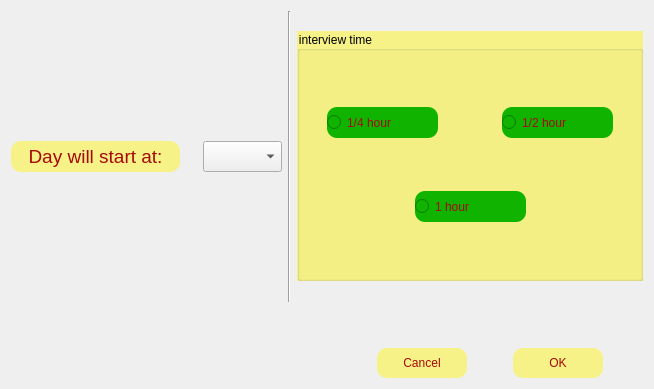
<?xml version="1.0" encoding="UTF-8"?>
<ui version="4.0">
 <class>ClinicDayTime</class>
 <widget class="QDialog" name="ClinicDayTime">
  <property name="enabled">
   <bool>true</bool>
  </property>
  <property name="geometry">
   <rect>
    <x>0</x>
    <y>0</y>
    <width>654</width>
    <height>389</height>
   </rect>
  </property>
  <property name="sizePolicy">
   <sizepolicy hsizetype="Fixed" vsizetype="Preferred">
    <horstretch>0</horstretch>
    <verstretch>0</verstretch>
   </sizepolicy>
  </property>
  <property name="windowTitle">
   <string>Dialog</string>
  </property>
  <layout class="QVBoxLayout" name="verticalLayout_4">
   <item>
    <layout class="QHBoxLayout" name="horizontalLayout_4">
     <item>
      <layout class="QVBoxLayout" name="verticalLayout_2" stretch="0,0,0">
       <item>
        <spacer name="verticalSpacer">
         <property name="orientation">
          <enum>Qt::Vertical</enum>
         </property>
         <property name="sizeHint" stdset="0">
          <size>
           <width>20</width>
           <height>40</height>
          </size>
         </property>
        </spacer>
       </item>
       <item>
        <layout class="QHBoxLayout" name="horizontalLayout">
         <item>
          <widget class="QLabel" name="label">
           <property name="minimumSize">
            <size>
             <width>169</width>
             <height>20</height>
            </size>
           </property>
           <property name="styleSheet">
            <string notr="true">background-color: rgba(255, 245, 3, 112);
border-radius: 10px;</string>
           </property>
           <property name="text">
            <string>&lt;html&gt;&lt;head/&gt;&lt;body&gt;&lt;p align=&quot;center&quot;&gt;&lt;span style=&quot; font-size:14pt; color:#a60909;&quot;&gt;Day will start at:&lt;/span&gt;&lt;/p&gt;&lt;/body&gt;&lt;/html&gt;</string>
           </property>
          </widget>
         </item>
         <item>
          <spacer name="horizontalSpacer">
           <property name="orientation">
            <enum>Qt::Horizontal</enum>
           </property>
           <property name="sizeType">
            <enum>QSizePolicy::Fixed</enum>
           </property>
           <property name="sizeHint" stdset="0">
            <size>
             <width>17</width>
             <height>20</height>
            </size>
           </property>
          </spacer>
         </item>
         <item>
          <widget class="QComboBox" name="choose_hour_combo">
           <property name="minimumSize">
            <size>
             <width>79</width>
             <height>31</height>
            </size>
           </property>
           <property name="styleSheet">
            <string notr="true"/>
           </property>
          </widget>
         </item>
        </layout>
       </item>
       <item>
        <spacer name="verticalSpacer_2">
         <property name="orientation">
          <enum>Qt::Vertical</enum>
         </property>
         <property name="sizeHint" stdset="0">
          <size>
           <width>20</width>
           <height>40</height>
          </size>
         </property>
        </spacer>
       </item>
      </layout>
     </item>
     <item>
      <widget class="Line" name="line">
       <property name="orientation">
        <enum>Qt::Vertical</enum>
       </property>
      </widget>
     </item>
     <item>
      <layout class="QVBoxLayout" name="verticalLayout_3">
       <item>
        <spacer name="verticalSpacer_4">
         <property name="orientation">
          <enum>Qt::Vertical</enum>
         </property>
         <property name="sizeHint" stdset="0">
          <size>
           <width>20</width>
           <height>40</height>
          </size>
         </property>
        </spacer>
       </item>
       <item>
        <widget class="QGroupBox" name="groupBox">
         <property name="minimumSize">
          <size>
           <width>0</width>
           <height>250</height>
          </size>
         </property>
         <property name="styleSheet">
          <string notr="true">font: oblique 13pt &quot;Umpush&quot;;
background-color: rgba(255, 245, 3, 112);</string>
         </property>
         <property name="title">
          <string>interview time</string>
         </property>
         <layout class="QVBoxLayout" name="verticalLayout">
          <item>
           <layout class="QHBoxLayout" name="horizontalLayout_2">
            <item>
             <widget class="QRadioButton" name="quarter_radio">
              <property name="sizePolicy">
               <sizepolicy hsizetype="Fixed" vsizetype="Fixed">
                <horstretch>0</horstretch>
                <verstretch>0</verstretch>
               </sizepolicy>
              </property>
              <property name="minimumSize">
               <size>
                <width>111</width>
                <height>31</height>
               </size>
              </property>
              <property name="styleSheet">
               <string notr="true">background-color: rgb(15, 179, 0);
color: #a60909;
border-radius: 10px;</string>
              </property>
              <property name="text">
               <string>1/4 hour</string>
              </property>
             </widget>
            </item>
            <item>
             <spacer name="horizontalSpacer_2">
              <property name="orientation">
               <enum>Qt::Horizontal</enum>
              </property>
              <property name="sizeType">
               <enum>QSizePolicy::Fixed</enum>
              </property>
              <property name="sizeHint" stdset="0">
               <size>
                <width>40</width>
                <height>20</height>
               </size>
              </property>
             </spacer>
            </item>
            <item>
             <widget class="QRadioButton" name="half_radio">
              <property name="sizePolicy">
               <sizepolicy hsizetype="Fixed" vsizetype="Fixed">
                <horstretch>0</horstretch>
                <verstretch>0</verstretch>
               </sizepolicy>
              </property>
              <property name="minimumSize">
               <size>
                <width>111</width>
                <height>31</height>
               </size>
              </property>
              <property name="styleSheet">
               <string notr="true">background-color: rgb(15, 179, 0);
color: #a60909;
border-radius: 10px;</string>
              </property>
              <property name="text">
               <string>1/2 hour</string>
              </property>
             </widget>
            </item>
           </layout>
          </item>
          <item>
           <layout class="QHBoxLayout" name="horizontalLayout_3">
            <item>
             <spacer name="horizontalSpacer_3">
              <property name="orientation">
               <enum>Qt::Horizontal</enum>
              </property>
              <property name="sizeHint" stdset="0">
               <size>
                <width>40</width>
                <height>20</height>
               </size>
              </property>
             </spacer>
            </item>
            <item>
             <widget class="QRadioButton" name="one_hour_radio">
              <property name="sizePolicy">
               <sizepolicy hsizetype="Fixed" vsizetype="Fixed">
                <horstretch>0</horstretch>
                <verstretch>0</verstretch>
               </sizepolicy>
              </property>
              <property name="minimumSize">
               <size>
                <width>111</width>
                <height>31</height>
               </size>
              </property>
              <property name="styleSheet">
               <string notr="true">background-color: rgb(15, 179, 0);
color: #a60909;
border-radius: 10px;</string>
              </property>
              <property name="text">
               <string>1 hour</string>
              </property>
             </widget>
            </item>
            <item>
             <spacer name="horizontalSpacer_4">
              <property name="orientation">
               <enum>Qt::Horizontal</enum>
              </property>
              <property name="sizeHint" stdset="0">
               <size>
                <width>40</width>
                <height>20</height>
               </size>
              </property>
             </spacer>
            </item>
           </layout>
          </item>
         </layout>
        </widget>
       </item>
       <item>
        <spacer name="verticalSpacer_3">
         <property name="orientation">
          <enum>Qt::Vertical</enum>
         </property>
         <property name="sizeType">
          <enum>QSizePolicy::Expanding</enum>
         </property>
         <property name="sizeHint" stdset="0">
          <size>
           <width>20</width>
           <height>40</height>
          </size>
         </property>
        </spacer>
       </item>
      </layout>
     </item>
    </layout>
   </item>
   <item>
    <spacer name="verticalSpacer_5">
     <property name="orientation">
      <enum>Qt::Vertical</enum>
     </property>
     <property name="sizeType">
      <enum>QSizePolicy::Fixed</enum>
     </property>
     <property name="sizeHint" stdset="0">
      <size>
       <width>20</width>
       <height>40</height>
      </size>
     </property>
    </spacer>
   </item>
   <item>
    <layout class="QHBoxLayout" name="horizontalLayout_6">
     <item>
      <spacer name="horizontalSpacer_6">
       <property name="orientation">
        <enum>Qt::Horizontal</enum>
       </property>
       <property name="sizeHint" stdset="0">
        <size>
         <width>348</width>
         <height>20</height>
        </size>
       </property>
      </spacer>
     </item>
     <item>
      <layout class="QHBoxLayout" name="horizontalLayout_5">
       <item>
        <widget class="QPushButton" name="cancel_setting_button">
         <property name="minimumSize">
          <size>
           <width>90</width>
           <height>30</height>
          </size>
         </property>
         <property name="styleSheet">
          <string notr="true">border-radius: 10px;
background-color: rgba(255, 245, 3, 112);
color: rgb(166, 9, 9);</string>
         </property>
         <property name="text">
          <string>Cancel</string>
         </property>
        </widget>
       </item>
       <item>
        <spacer name="horizontalSpacer_5">
         <property name="orientation">
          <enum>Qt::Horizontal</enum>
         </property>
         <property name="sizeType">
          <enum>QSizePolicy::Fixed</enum>
         </property>
         <property name="sizeHint" stdset="0">
          <size>
           <width>40</width>
           <height>20</height>
          </size>
         </property>
        </spacer>
       </item>
       <item>
        <widget class="QPushButton" name="save_settings_button">
         <property name="minimumSize">
          <size>
           <width>90</width>
           <height>30</height>
          </size>
         </property>
         <property name="styleSheet">
          <string notr="true">border-radius: 10px;
background-color: rgba(255, 245, 3, 112);
color: rgb(166, 9, 9);</string>
         </property>
         <property name="text">
          <string>OK</string>
         </property>
        </widget>
       </item>
      </layout>
     </item>
     <item>
      <spacer name="horizontalSpacer_7">
       <property name="orientation">
        <enum>Qt::Horizontal</enum>
       </property>
       <property name="sizeType">
        <enum>QSizePolicy::Fixed</enum>
       </property>
       <property name="sizeHint" stdset="0">
        <size>
         <width>40</width>
         <height>20</height>
        </size>
       </property>
      </spacer>
     </item>
    </layout>
   </item>
  </layout>
 </widget>
 <resources/>
 <connections/>
</ui>
